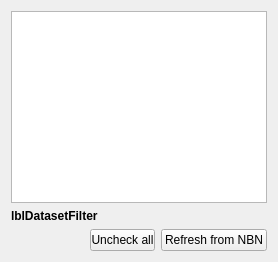
         <widget class="QWidget" name="tab_9">
          <attribute name="title">
           <string>Dataset</string>
          </attribute>
          <layout class="QVBoxLayout" name="verticalLayout_4">
           <item>
            <widget class="QTreeWidget" name="twDatasets">
             <property name="toolTip">
              <string>&lt;html&gt;&lt;head/&gt;&lt;body&gt;&lt;p&gt;NBN Datasets - check to filter&lt;/p&gt;&lt;/body&gt;&lt;/html&gt;</string>
             </property>
             <property name="headerHidden">
              <bool>true</bool>
             </property>
             <property name="columnCount">
              <number>1</number>
             </property>
             <attribute name="headerVisible">
              <bool>false</bool>
             </attribute>
             <attribute name="headerStretchLastSection">
              <bool>true</bool>
             </attribute>
             <column>
              <property name="text">
               <string notr="true">1</string>
              </property>
             </column>
            </widget>
           </item>
           <item>
            <widget class="QLabel" name="lblDatasetFilter">
             <property name="font">
              <font>
               <weight>75</weight>
               <bold>true</bold>
              </font>
             </property>
             <property name="autoFillBackground">
              <bool>false</bool>
             </property>
             <property name="text">
              <string>lblDatasetFilter</string>
             </property>
             <property name="wordWrap">
              <bool>true</bool>
             </property>
            </widget>
           </item>
           <item>
            <layout class="QHBoxLayout" name="horizontalLayout_9">
             <item>
              <spacer name="horizontalSpacer_2">
               <property name="orientation">
                <enum>Qt::Horizontal</enum>
               </property>
               <property name="sizeHint" stdset="0">
                <size>
                 <width>40</width>
                 <height>20</height>
                </size>
               </property>
              </spacer>
             </item>
             <item>
              <widget class="QPushButton" name="pbUncheckAll">
               <property name="minimumSize">
                <size>
                 <width>65</width>
                 <height>0</height>
                </size>
               </property>
               <property name="maximumSize">
                <size>
                 <width>65</width>
                 <height>16777215</height>
                </size>
               </property>
               <property name="toolTip">
                <string>Uncheck all items</string>
               </property>
               <property name="text">
                <string>Uncheck all</string>
               </property>
              </widget>
             </item>
             <item>
              <widget class="QPushButton" name="pbRefreshDatasets">
               <property name="toolTip">
                <string>&lt;html&gt;&lt;head/&gt;&lt;body&gt;&lt;p&gt;Update the dataset list from the NBN Gateway&lt;/p&gt;&lt;/body&gt;&lt;/html&gt;</string>
               </property>
               <property name="text">
                <string>Refresh from NBN</string>
               </property>
              </widget>
             </item>
            </layout>
           </item>
          </layout>
         </widget>
